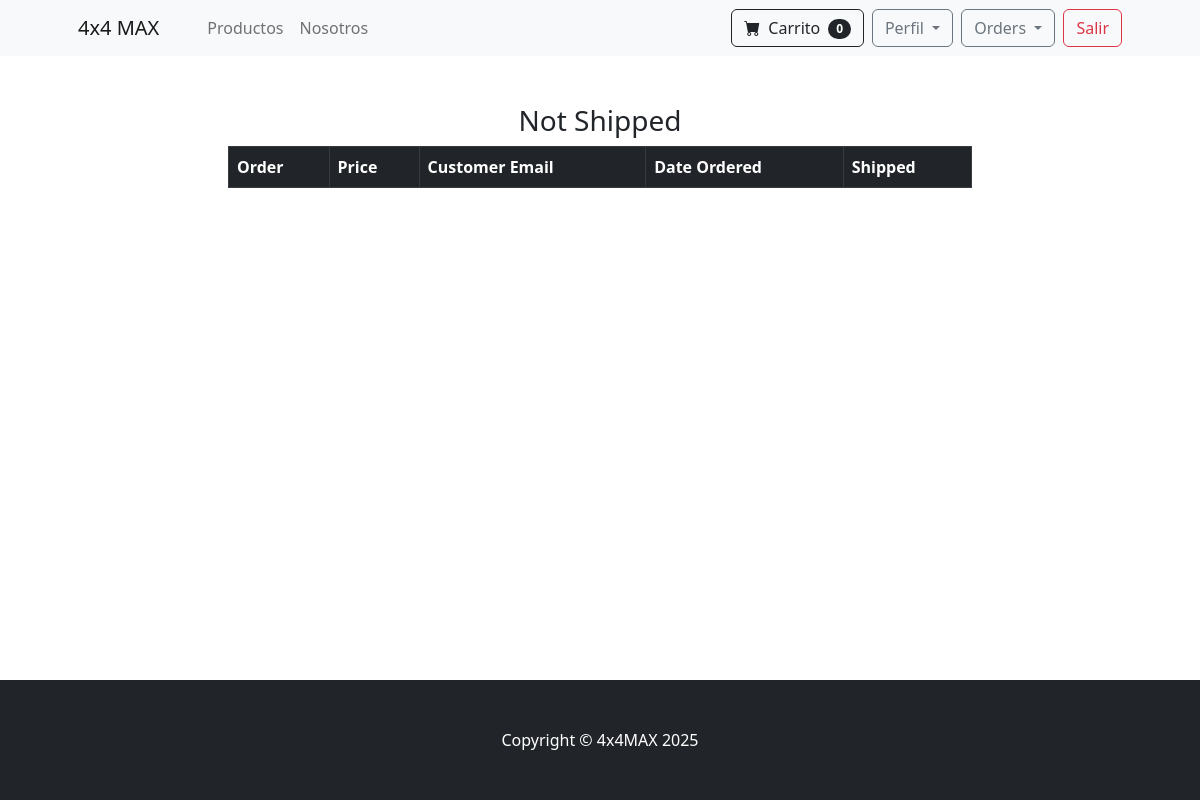
/payment/not_shipped_dash (signed in), run on an earlier commit of the app's database.
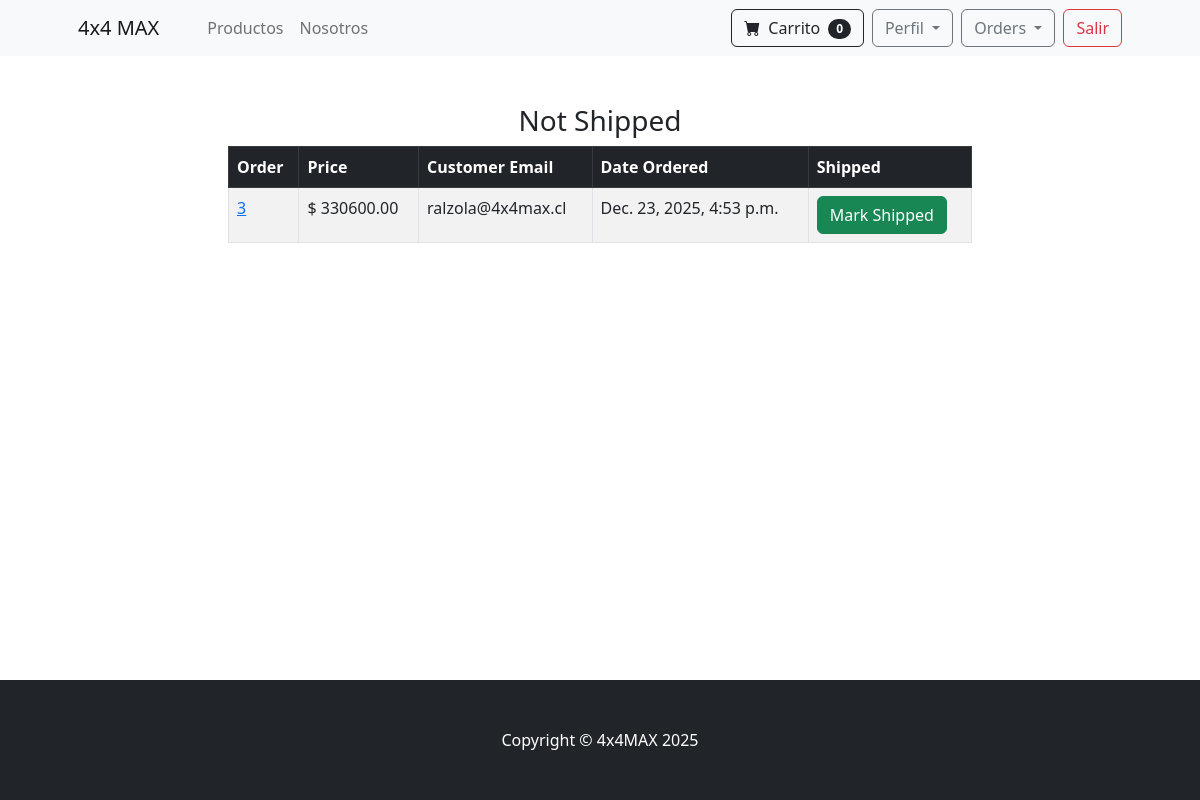
And on a later commit of the database.
### payment/models.py (models this page shows, shortened)
class Order(models.Model):
    user = models.ForeignKey(User, on_delete=models.CASCADE, null=True, blank=True)
    full_name = models.CharField(max_length=250)
    email = models.EmailField(max_length=250)
    phone = models.CharField(max_length=20)
    shipping_address = models.TextField(max_length=15000)
    workshop = models.ForeignKey('workshop.Workshop', on_delete=models.SET_NULL, null=True, blank=True)
    amount_pay = models.DecimalField(max_digits=10, decimal_places=2)
    date_order = models.DateTimeField(auto_now_add=True)
    shipped = models.BooleanField(default=False)
    date_shipped = models.DateTimeField(blank=True, null=True)
    has_international_items = models.BooleanField(default=False)
    buy_order = models.CharField(max_length=50, unique=True, null=True, blank=True, db_index=True)
    transaction_date = models.DateTimeField(null=True, blank=True)
    authorization_code = models.CharField(max_length=50, null=True, blank=True)
    payment_type_code = models.CharField(max_length=10, null=True, blank=True)  # VD, VN, etc.
    installments_number = models.IntegerField(null=True, blank=True)
    card_number = models.CharField(max_length=20, null=True, blank=True)  # últimos 4 dígitos
    session_id = models.CharField(max_length=100, null=True, blank=True)
    accounting_date = models.CharField(max_length=10, null=True, blank=True)
    transaction_status = models.CharField(max_length=50, null=True, blank=True)
    class Meta:
        ordering = ['-date_order']

### payment/views.py (the view, shortened to what this page needs)
# urls.py: path('not_shipped_dash', views.not_shipped_dash, name='not_shipped_dash'),
def not_shipped_dash(request):
    if request.user.is_authenticated and request.user.is_superuser:
        orders = Order.objects.filter(shipped=False)
        return render(request, "payment/not_shipped_dash.html", {'orders': orders})
    else:
        messages.success(request, "Access Denied.")
        return redirect('home')

### cart/cart.py (called while the page is built)
    def __len__(self):
        return len(self.cart)

### cart/context_processor.py (called while the page is built)
def cart(request):
    return {'cart': Cart(request)}

### payment/templates/payment/not_shipped_dash.html (shortened to what this page needs)
{% extends 'base.html' %}
{% block content %}
        <div class="container">
            <div class="row">
                <center>
                    <div class="col-8">
                        <br/><br/>
<h3>Not Shipped</h3>
<table class="table table-striped table-hover table-bordered">
  <thead class="table-dark">
    <tr>
      <th scope="col">Order</th>
      <th scope="col">Price</th>
      <th scope="col">Customer Email</th>
      <th scope="col">Date Ordered</th>
      <th scope="col">Shipped</th>
    </tr>
  </thead>
  <tbody>
    {% for item in orders %}
    <tr>
      <td><a href="{% url 'orders' item.id %}">{{ item.id }}</a></td>
      <td>$ {{ item.amount_pay }}</td>
      <td>{{ item.email }}</td>
      <td>{{ item.date_order }}</td>
      <td>
        <form method="POST">
          <button type="submit" class="btn btn-success btn-small">Mark Shipped</button>
        </form>
      </td>
    </tr>
    {% endfor %}
  </tbody>
</table>
<br/><br/>
                       </div>
                </center>
        </div>
{% endblock %}

What changed in the data, as far as the page shows it:
added Order: id "3", amount_pay "330600.00", email "ralzola@4x4max.cl", date_order "Dec. 23, 2025, 4:53 p.m."
